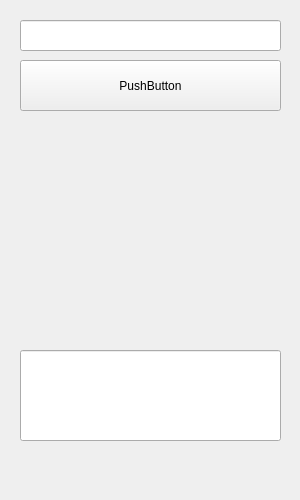
<?xml version="1.0" encoding="UTF-8"?>
<ui version="4.0">
 <class>Form</class>
 <widget class="QWidget" name="Form">
  <property name="geometry">
   <rect>
    <x>0</x>
    <y>0</y>
    <width>300</width>
    <height>500</height>
   </rect>
  </property>
  <property name="windowTitle">
   <string>Form</string>
  </property>
  <widget class="QPushButton" name="pushButton">
   <property name="geometry">
    <rect>
     <x>20</x>
     <y>60</y>
     <width>261</width>
     <height>51</height>
    </rect>
   </property>
   <property name="text">
    <string>PushButton</string>
   </property>
  </widget>
  <widget class="QLineEdit" name="lineEdit">
   <property name="geometry">
    <rect>
     <x>20</x>
     <y>20</y>
     <width>261</width>
     <height>31</height>
    </rect>
   </property>
  </widget>
  <widget class="QLineEdit" name="lineEdit_2">
   <property name="geometry">
    <rect>
     <x>20</x>
     <y>350</y>
     <width>261</width>
     <height>91</height>
    </rect>
   </property>
  </widget>
 </widget>
 <resources/>
 <connections/>
</ui>
